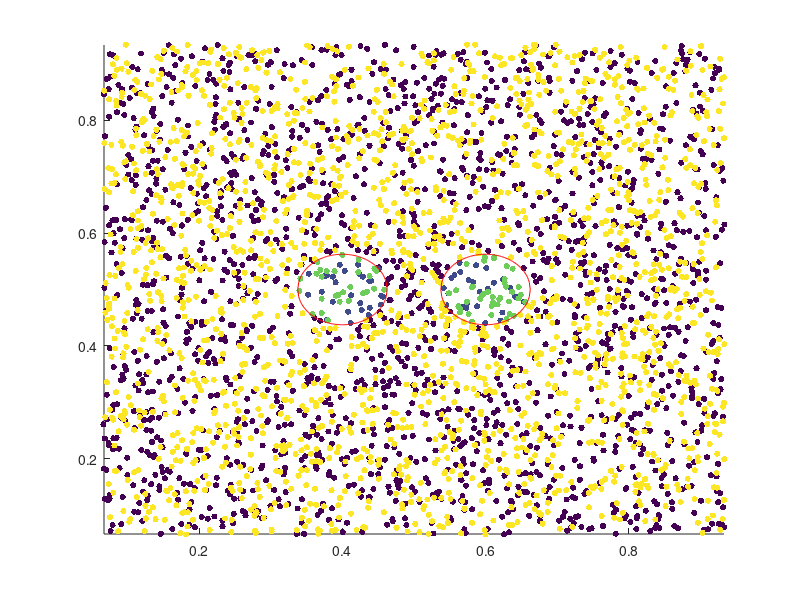

MATLAB code for this plot: (Note: this script raises an error after producing the figure.)
clearvars 
close all

h = figure;
axis tight manual % this ensures that getframe() returns a consistent size
filename = 'testAnimated2d.gif';


dE=0;
dKE=0;
dUE=0;
dxmom=0;
dymom=0;
iterations=0;

L=1;%Length
e0=1;%Epsilon Naught
k=1.68637205*10^-10;
DT=.05;%DeltaT
NT=200;%Iterations
NTOUT=25;%Not used???
NG=15;%Number of Grid Points
nden=5;

N=5000;%Number of Particles
me=nden/N;%Mass of electron
mp=nden/N;%mass of proton
e=nden/N;%electron charge
WP=1;
QM=N*e;
V0=0.2;
VXT=0.0;
VYT=0.0;
XP1=1;
YP1=1;
VX1=0.0;
VY1=0.0;
mode=1;
Q=N*e/L^2;%WP^2/(QM*N/L);
rho_sphere1=0;
rho_sphere2=0;
dx=L/NG;%Delta X
BoundIter=1;
acc=.9999999;

Nin=N;

% initial loading for the 2 Stream instability
%xp=linspace(0,L-L/N,N)';
%xp=linspace(0,L/2,N)';
xp=L*rand(N,1);
%yp=linspace(0,L-L/N,N)';
%yp=L*rand(N,1)/2;
yp=L*rand(N,1);
%xp=[0;L/2]
%yp=[.05+L/2;.05+L/2]

Temp=1000000;
Con=me/k/Temp;
randvtot=(-2*log((1-rand(N,1)))/Con).^.5;
randang=2*pi*rand(N,1);
vxp=randvtot.*cos(randang);
vyp=randvtot.*sin(randang);
pm=[1:N]';
pm=1-2*mod(pm,2);
vxp=vxp;%+pm.*V0;
vyp=vyp;%+pm.*V0;
% Perturbation
vxp=vxp+VX1*sin(2*pi*xp/L*mode);
vyp=vyp+VY1*sin(2*pi*yp/L*mode);

massmat=mp*ones(1,N);
for n=1:N
    if n<N/2+1
        massmat(n)=me;
    end
end
emat=e*ones(1,N);
for n=1:N
    if n<N/2+1
        emat(n)=-e;
    end
end

p=1:N;p=[p p;p p];
v=acc*ones(NG^2,1);
v1=ones(NG^2,1);
Poisson=-4*diag(v1)+diag(v(1:NG^2-1),1)+diag(v(1:NG^2-1),-1)+diag(v(1:NG^2-NG),-NG)+diag(v(1:NG^2-NG),NG);
Poisson=Poisson+diag(v(1:NG),NG^2-NG)+diag(v(1:NG),-NG^2+NG);


for i=1:NG
    Poisson=Poisson+full(sparse(NG*i,NG*i-NG+1,acc,NG^2,NG^2))+full(sparse(NG*i-NG+1,NG*i,acc,NG^2,NG^2));
end
for i=1:(NG-1)
    Poisson=Poisson-full(sparse(NG*i,NG*i+1,acc,NG^2,NG^2))-full(sparse(NG*i+1,NG*i,acc,NG^2,NG^2));
end

Ex=zeros(NG^2,1);
Ey=zeros(NG^2,1);
xmom=zeros(NT,1);
ymom=zeros(NT,1);
totEn=zeros(NT,1);
totEnWLost=zeros(NT,1);
totUEn=zeros(NT,1);
totKEn=zeros(NT,1);
UdUE=zeros(NT,1);
LdUE=zeros(NT,1);
lostenergy=0;

bins=10;
s1cdx=linspace(0,2*pi,bins);
s1cdy=zeros(bins,1);
s2cdx=linspace(0,2*pi,bins);
s2cdy=zeros(bins,1);

%sphere1
sxc1=2*L/5;
syc1=L/2;
sr1=L/16;
vsx1=0;
vsy1=0;
ms1=1;


sx1=[sxc1-sr1:2*sr1/100:sxc1+sr1];
sy1=(sr1.^2-(sx1-sxc1).^2).^(1/2)+syc1;
nsy1=-(sr1.^2-(sx1-sxc1).^2).^(1/2)+syc1;

%sphere2
sxc2=3*L/5;
syc2=L/2;
sr2=L/16;
vsx2=0;
vsy2=0;
ms2=1;

sx2=[sxc2-sr2:2*sr2/100:sxc2+sr2];
sy2=(sr2.^2-(sx2-sxc2).^2).^(1/2)+syc2;
nsy2=-(sr2.^2-(sx2-sxc2).^2).^(1/2)+syc2;

In1=(((xp-sxc1).^2+(yp-syc1).^2)<sr1^2);
In2=(((xp-sxc2).^2+(yp-syc2).^2)<sr2^2);

emat(In1)=-e;
emat(In2)=e;

%color
c1=[linspace(1,1,N/2)];
c1(In1(1:N/2))=3;
c1(In2(1:N/2))=3;
c2=[linspace(10,10,N/2)];
c2(In1(N/2+1:N))=8;
c2(In2(N/2+1:N))=8;
c=[c1 c2];
% Main computational cycle
for it=1:NT
% update xp
scatter(xp,yp,20,c,'filled') 

hold on
sx1=[sxc1-sr1:2*sr1/100:sxc1+sr1];
sy1=(sr1.^2-(sx1-sxc1).^2).^(1/2)+syc1;
nsy1=-(sr1.^2-(sx1-sxc1).^2).^(1/2)+syc1;
sx2=[sxc2-sr2:2*sr2/100:sxc2+sr2];
sy2=real((sr2.^2-(sx2-sxc2).^2).^(1/2)+syc2);
nsy2=real(-(sr2.^2-(sx2-sxc2).^2).^(1/2)+syc2);
plot(sx1,sy1,'r')
plot(sx1,nsy1,'r')
plot(sx2,sy2,'r')
plot(sx2,nsy2,'r')
axis([L/NG L-L/NG L/NG L-L/NG])




hold off;

%Cone=me/k/Temp;
%Conp=mp/k/Temp;
%xtemp=[0:.04:2];
%ytemp=N*.04*Cone*xtemp.*exp(-Cone*xtemp.^2/2);
%vtot=[(vxp(1:N).^2+vyp(1:N).^2).^.5;4];
%histogram([vtot;.4],100)
%axis([0 2 0 N/5])
%hold on;
%plot(xtemp,ytemp)
    drawnow 
      %Capture the plot as an image 
      frame = getframe(h); 
      im = frame2im(frame); 
      [imind,cm] = rgb2ind(im,256); 
      %Write to the GIF File 
      if it == 1 
          imwrite(imind,cm,filename,'gif', 'Loopcount',inf); 
     else 
          imwrite(imind,cm,filename,'gif','WriteMode','append'); 
     end 
%hold off
xp=xp+vxp*DT;
yp=yp+vyp*DT;
% apply bc on the particle positions
for n=1:BoundIter
out=(xp<0); 
xp(out)=xp(out)+L;
out=(xp>=L);
xp(out)=xp(out)-L;
out=(yp<0); 
yp(out)=yp(out)+L;
out=(yp>=L);
yp(out)=yp(out)-L;
end

%Particle Delete
out=xp<L/NG;
xp(out)=[];
yp(out)=[];
vxp(out)=[];
vyp(out)=[];
emat(out)=[];
massmat(out)=[];
c(out)=[];
N=N-sum(out,'all');

out=xp>L-L/NG;
xp(out)=[];
yp(out)=[];
vxp(out)=[];
vyp(out)=[];
emat(out)=[];
massmat(out)=[];
c(out)=[];
N=N-sum(out,'all');

%Particle Delete
out=yp<L/NG;
xp(out)=[];
yp(out)=[];
vxp(out)=[];
vyp(out)=[];
emat(out)=[];
massmat(out)=[];
c(out)=[];
N=N-sum(out,'all');

out=yp>L-L/NG;
xp(out)=[];
yp(out)=[];
vxp(out)=[];
vyp(out)=[];
emat(out)=[];
massmat(out)=[];
c(out)=[];
N=N-sum(out,'all');

%Add Fresh Plasma
NGnew=4*NG-4;
Nnew=floor(NGnew*Nin/NG^2+.5);
randmat=randi([1 4],Nnew,1);
in1=sum(randmat(:) == 1);
xp=[xp;(L-L/NG)*rand(in1,1)];
yp=[yp;(L/NG)*rand(in1,1)];
in1=sum(randmat(:) == 2);
xp=[xp;L-(L/NG)*rand(in1,1)];
yp=[yp;(L-L/NG)*rand(in1,1)];
in1=sum(randmat(:) == 3);
xp=[xp;L/NG+(L-L/NG)*rand(in1,1)];
yp=[yp;L-(L/NG)*rand(in1,1)];
in1=sum(randmat(:) == 4);
xp=[xp;(L/NG)*rand(in1,1)];
yp=[yp;L/NG+(L-L/NG)*rand(in1,1)];

randvtot=(-2*log((1-rand(Nnew,1)))/Con).^.5;
randang=2*pi*rand(Nnew,1);
vxp=[vxp;randvtot.*cos(randang)];
vyp=[vyp;randvtot.*sin(randang)];

randmat=randi([0 1],Nnew,1);

emat=[emat 2*e*randmat'-e];
massmat=[massmat (mp-me)*randmat'+me];
c=[c 9*randmat'+1];

N=N+Nnew;

% projection p->g
g1=cat(2,ceil(xp/dx-.5),ceil(yp/dx-.5));%put on grid points
g=[g1;g1+1];%put on grid points
%fraz1=1-abs(xp/dx-g1+.5);%weighting
%fraz=[fraz1;1-fraz1]%weighting
fraz1=((1-abs(xp/dx-g1(1:N,1)+.5))'*diag((1-abs(yp/dx-g1(1:N,2)+.5))'))';
fraz2=((abs(xp/dx-g1(1:N,1)+.5))'*diag((1-abs(yp/dx-g1(1:N,2)+.5))'))';
fraz3=((1-abs(xp/dx-g1(1:N,1)+.5))'*diag((abs(yp/dx-g1(1:N,2)+.5))'))';
fraz4=((abs(xp/dx-g1(1:N,1)+.5))'*diag((abs(yp/dx-g1(1:N,2)+.5))'))';
fraz=[fraz1 fraz2;fraz3 fraz4];

% apply bc on the projection
for n=1:BoundIter
out=(g<1);
g(out)=g(out)+NG;
out=(g>NG);
g(out)=g(out)-NG;
end

for n=1:N
    if n==1
        weight=sparse([index2(g(1,1),g(1,2),NG) index2(g(1,1),g(N+1,2),NG) index2(g(N+1,1),g(1,2),NG) index2(g(N+1,1),g(N+1,2),NG)],[1 1 1 1],[fraz1(1) fraz2(1) fraz3(1) fraz4(1)] ,NG^2,N);%matrix stating weights of each particle on each grid point
    else
        weight=weight+sparse([index2(g(n,1),g(n,2),NG) index2(g(n,1),g(N+n,2),NG) index2(g(N+n,1),g(n,2),NG) index2(g(N+n,1),g(N+n,2),NG)],[n n n n],[fraz1(n) fraz2(n) fraz3(n) fraz4(n)],NG^2,N);%matrix stating weights of each particle on each grid point
    end
end


rho=sum(emat.*weight(:,1:N),2)/dx^2+rho_sphere1+rho_sphere2;%rho of each grid point
%test=sum(rho1,'all')


% computing fields
Phi=Poisson\(-rho(1:NG^2)*dx^2)/e0;

%Particle Delete
out=(((xp-sxc1).^2+(yp-syc1).^2)<sr1^2);
j=find(out);
if isempty(j)==0
    rho_sphere1=rho_sphere1+sum(emat(j).*weight(:,j),2)/dx^2;
    weight(:,j)=[];
end
(sign(xp(out)-sxc1)+1).*(atan((yp(out)-syc1)./(xp(out)-sxc1)));
lostenergy=lostenergy+.5*massmat(out)*(vxp(out).^2+vyp(out).^2);
xp(out)=[];
yp(out)=[];
vxp(out)=[];
vyp(out)=[];
emat(out)=[];
massmat(out)=[];
c(out)=[];
N=N-sum(out,'all');

out=(((xp-sxc2).^2+(yp-syc2).^2)<sr2^2);
j=find(out);
if isempty(j)==0
    rho_sphere2=rho_sphere2+sum(emat(j).*weight(:,j),2)/dx^2;
    weight(:,j)=[];
end
lostenergy=lostenergy+.5*massmat(out)*(vxp(out).^2+vyp(out).^2);
xp(out)=[];
yp(out)=[];
vxp(out)=[];
vyp(out)=[];
emat(out)=[];
massmat(out)=[];
c(out)=[];
N=N-sum(out,'all');



%Electric Field in x direciton
for n=1:NG^2
        in1=n+NG;
        in2=n-NG;
        if in1>NG^2
            in1=in1-NG^2;
        end
        if in2<1
            in2=in2+NG^2;
        end
        Ex(n)=(Phi(in1)-Phi(in2))/(2*dx);
end


%Electric Field in Y Direction
for n=1:NG^2
        in1=n+1;
        in2=n-1;
        if mod(in1,NG)==1
            in1=in1-NG;
        end
        if mod(in2,NG)==0
            in2=in2+NG;
        end
        Ey(n)=(Phi(in1)-Phi(in2))/(2*dx);
end


% projection q->p and update of vp
    vxp=vxp-weight(:,1:N)'*Ex.*emat'*DT./massmat';
    vyp=vyp-weight(:,1:N)'*Ey.*emat'*DT./massmat';
    

%Momentum test
xmom(it)=sum(massmat*vxp);
ymom(it)=sum(massmat*vyp);

%Energy test

totEn(it)=.5*sum(massmat*(vxp.^2+vyp.^2),'all')+.5*dx^2*e0*sum(Ex.^2+Ey.^2,'all');

totEnWLost(it)=totEn(it)+lostenergy;

totUEn(it)=.5*dx^2*e0*sum(Ex.^2+Ey.^2,'all');


for n=1:NG^2
    in1=n;
    in2=n+1;
    in3=n+NG;
    in4=n+NG+1;
    if mod(n,NG)==0
        in2=in2-NG;
        in4=in4-NG;
    end
    if in3>NG^2
        in3=in3-NG;
        in4=in4-NG;
    end
    findmax=max([Ex(in1)^2+Ey(in1)^2;Ex(in2)^2+Ey(in2)^2;Ex(in3)^2+Ey(in3)^2;Ex(in4)^2+Ey(in4)^2]);
end
UdUE(it)=.5*e0*dx^2*findmax;

for n=1:NG^2
    in1=n;
    in2=n+1;
    in3=n+NG;
    in4=n+NG+1;
    if mod(n,NG)==0
        in2=in2-NG;
        in4=in4-NG;
    end
    if in3>NG^2
        in3=in3-NG;
        in4=in4-NG;
    end
    findmin=min([Ex(in1)^2+Ey(in1)^2;Ex(in2)^2+Ey(in2)^2;Ex(in3)^2+Ey(in3)^2;Ex(in4)^2+Ey(in4)^2]);
end
LdUE(it)=.5*e0*dx^2*findmin;



totKEn(it)=.5*sum(massmat*(vxp.^2+vyp.^2),'all');


it

LeftSphereForceLateral(it)=-rho_sphere1'*Ex;
LeftSphereForceLongitude=-rho_sphere1'*Ey;
RightSphereForceLateral(it)=-rho_sphere2'*Ex;
RightSphereForceLongitude=-rho_sphere2'*Ey;

Temp=(sum(massmat*(vxp.^2+vyp.^2),'all')/N)/2/k;
LD =(e0*totKEn(it)/(4*pi*(nden/L^2)*e^2))^.5;
if .5*LD<dx
    "Error, Mesh not fine enough or not hot enough"
    LD
    dx
end
PP=(pi*me*L^2/(N*e^2))^.5;
if .25*PP<DT
    "Error, large time step"
    PP
    DT
end

%CFL Condition
C=DT/dx;
if C>1
    "May be unstable, C>1"
    C
end

end
figure
hold on
plot(totEn)
%plot(dKE+UdUE)
%plot(dKE+LdUE)
plot(totUEn)
plot(totKEn)
plot(totEnWLost)
%plot(UdUE)
%plot(LdUE)
legend("Energy","Potential","Kinetic","Energy Including Heat")
hold off

figure
hold on
plot(xmom)
plot(ymom)
hold off

figure
plot(LeftSphereForceLateral)
legend("Force on Sphere1")
xlabel("time")
ylabel("Force (Positive is Attractive)")